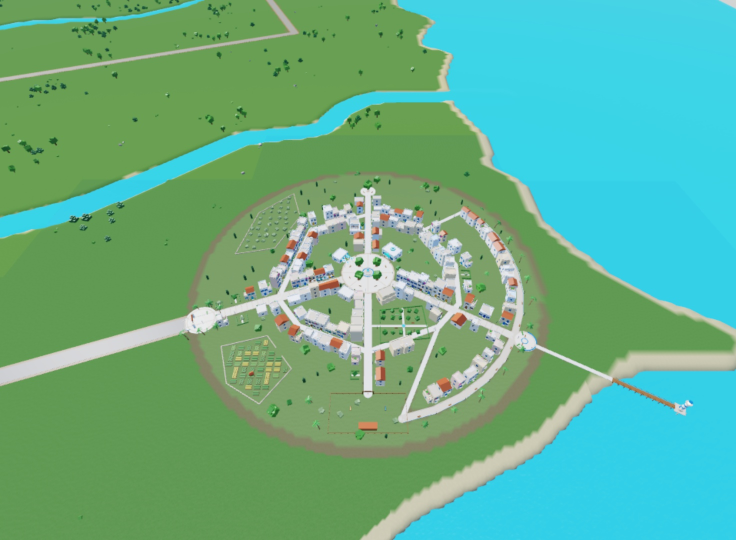
#> input picture 10 - Captures/Images/2026-10-15_20h41_bourg-azur-plan-circulaire-vue-dessus.jpg, 1472 x 1080 px (shown at 1/2 size)
$ python retouche_texture.py '../../../../10 - Captures/Images/2026-10-15_20h41_bourg-azur-plan-circulaire-vue-dessus.jpg' '../../../../10 - Captures/Images/2026-10-15_22h09_carte-ile-entiere-vue-dessus.jpg' 1.0
#> lines starting #> are read from the running program, lines starting #| are printed output that depends on the picture
# Retouche de la texture Meshy de Cramosaur : noirs relevés (obsidienne légèrement bleutée), lave plus vive, netteté.
import sys, colorsys
from PIL import Image, ImageFilter, ImageEnhance
src, dst, force = sys.argv[1], sys.argv[2], float(sys.argv[3])
im = Image.open(src).convert("RGB").resize((1024, 1024), Image.LANCZOS)
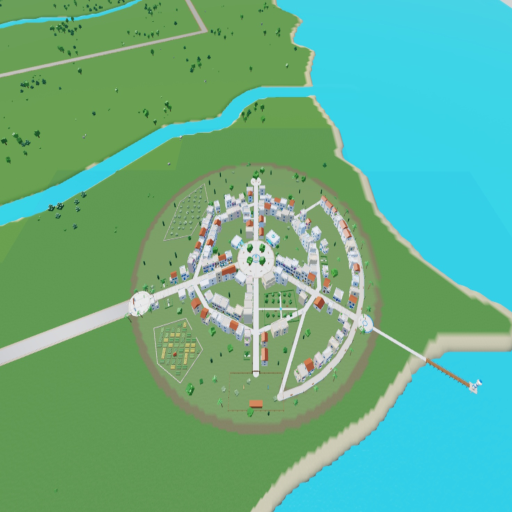
#> im: PIL image 1024x1024 RGB (shown at 1/2 size); mean R, G, B 100.5, 174.9, 140.2
px = im.load()
W, H = im.size
#> W = 1024; H = 1024
for y in range(H):
    for x in range(W):
        r, g, b = [c / 255 for c in px[x, y]]
        h, s, v = colorsys.rgb_to_hsv(r, g, b)
        lave = (h < 0.11 or h > 0.95) and s > 0.45 and v > 0.35
        if lave:
            # lave : plus lumineuse, plus saturée, tirée vers l'orange chaud
            v = min(1, v * (1 + 0.35 * force) + 0.05 * force)
            s = min(1, s * (1 + 0.15 * force))
            if h > 0.95: h = h - 1
            h = max(0.0, h + 0.015 * force)
        else:
            # corps : noirs relevés en anthracite, légère teinte froide pour contraster avec la lave
            v = 0.10 * force + v * (1 - 0.10 * force) ** 1
            v = v ** (1 - 0.22 * force)
            if s < 0.25 and v < 0.5:
                h, s = 0.68, max(s, 0.10 * force)
        r, g, b = colorsys.hsv_to_rgb(h % 1, s, v)
        px[x, y] = (int(r * 255), int(g * 255), int(b * 255))
im = im.filter(ImageFilter.UnsharpMask(radius=1.6, percent=int(60 * force + 40), threshold=2))
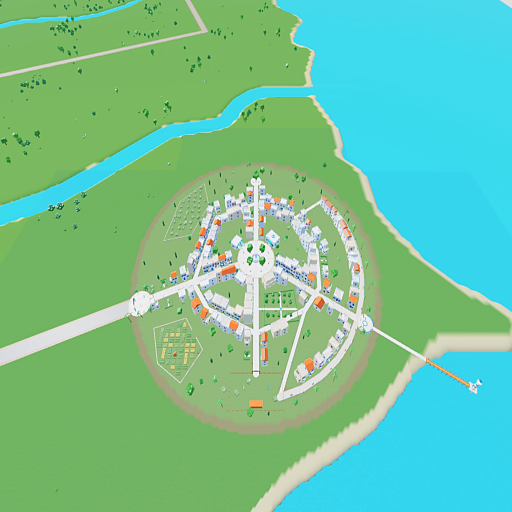
#> im: PIL image 1024x1024 RGB (shown at 1/2 size); mean R, G, B 112.9, 193.9, 152.3
im = ImageEnhance.Contrast(im).enhance(1 + 0.08 * force)
im.save(dst)
print("ok", dst)

$ run again, on 10 - Captures/Images/2026-10-15_22h30_terrain-trous-eau-et-route.jpg
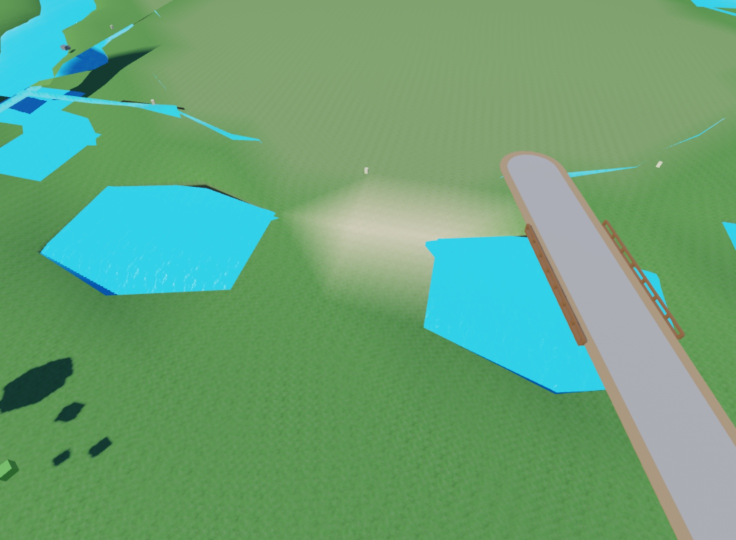
#> input picture 10 - Captures/Images/2026-10-15_22h30_terrain-trous-eau-et-route.jpg, 1472 x 1080 px (shown at 1/2 size)
#> `im = Image.open(src).convert("RGB").resize((1024, 1024), Image.LANCZOS)`:
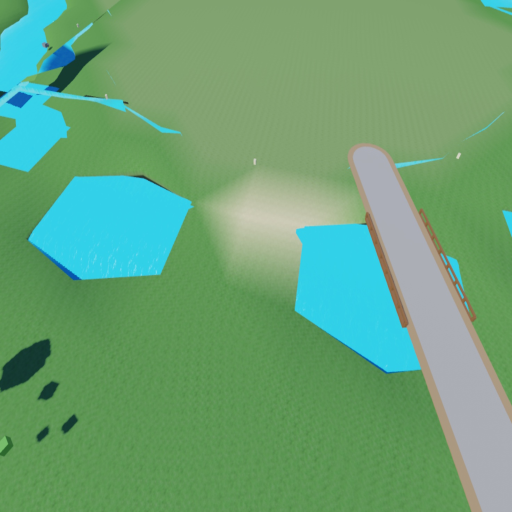
#> im: PIL image 1024x1024 RGB (shown at 1/2 size); mean R, G, B 105.9, 161.8, 119.1
#> `im = im.filter(ImageFilter.UnsharpMask(radius=1.6, percent=int(60 * fo..`:
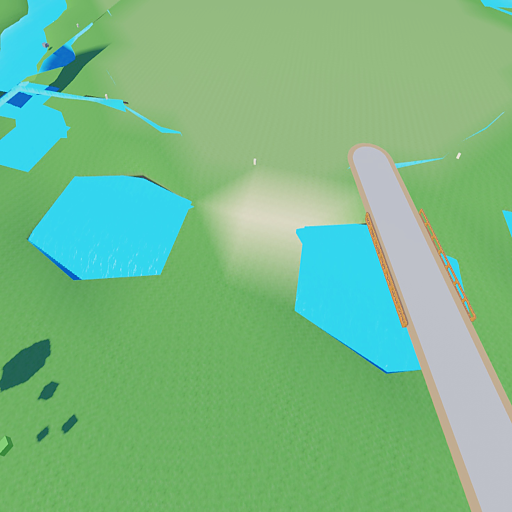
#> im: PIL image 1024x1024 RGB (shown at 1/2 size); mean R, G, B 121.7, 184.8, 134.1

$ run again, on 10 - Captures/Images/2026-10-16_01h01_route1-muret-de-pierre-arbres.jpg
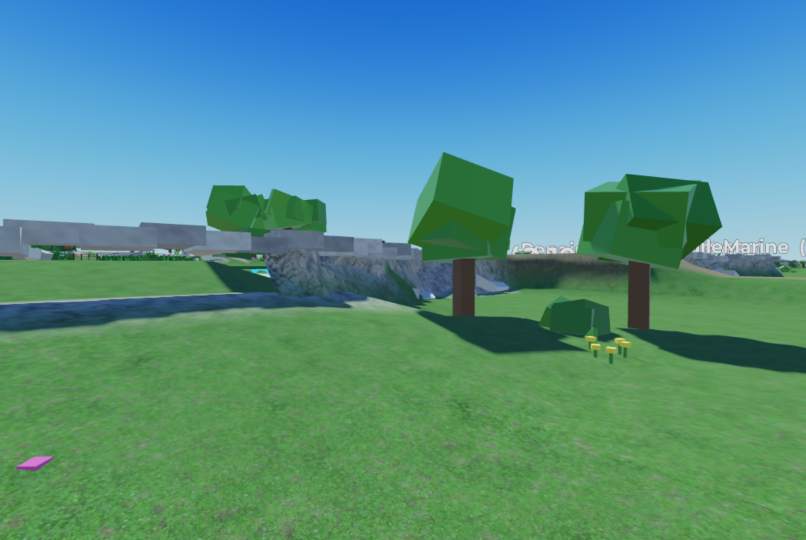
#> input picture 10 - Captures/Images/2026-10-16_01h01_route1-muret-de-pierre-arbres.jpg, 1612 x 1080 px (shown at 1/2 size)
#> `im = Image.open(src).convert("RGB").resize((1024, 1024), Image.LANCZOS)`:
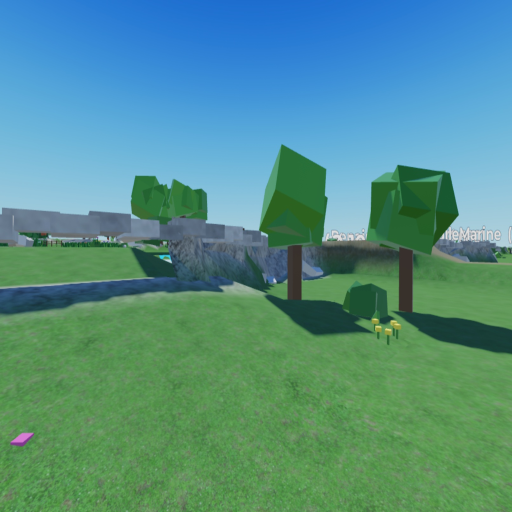
#> im: PIL image 1024x1024 RGB (shown at 1/2 size); mean R, G, B 83.2, 143.4, 136.1
#> `im = im.filter(ImageFilter.UnsharpMask(radius=1.6, percent=int(60 * fo..`:
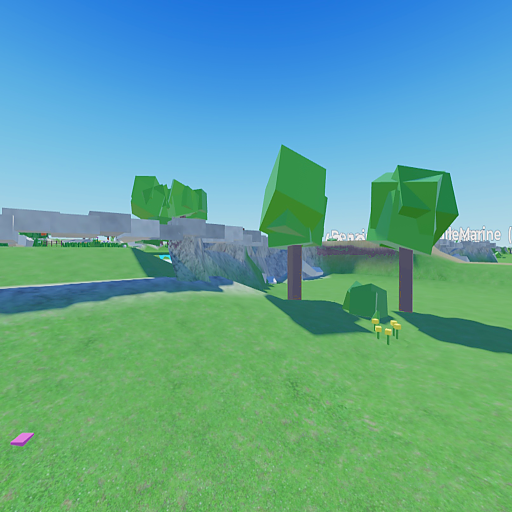
#> im: PIL image 1024x1024 RGB (shown at 1/2 size); mean R, G, B 95.3, 164.3, 152.2
